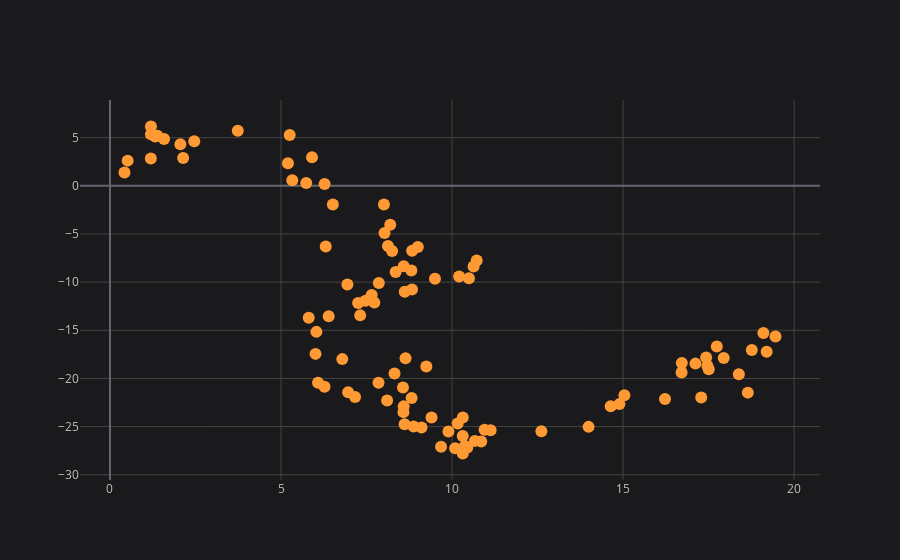

Notebook code cell kept with this figure:
### Code cell
data.iplot(x='A', y='B', mode='markers')
# we can increase size of marker using size parameter
